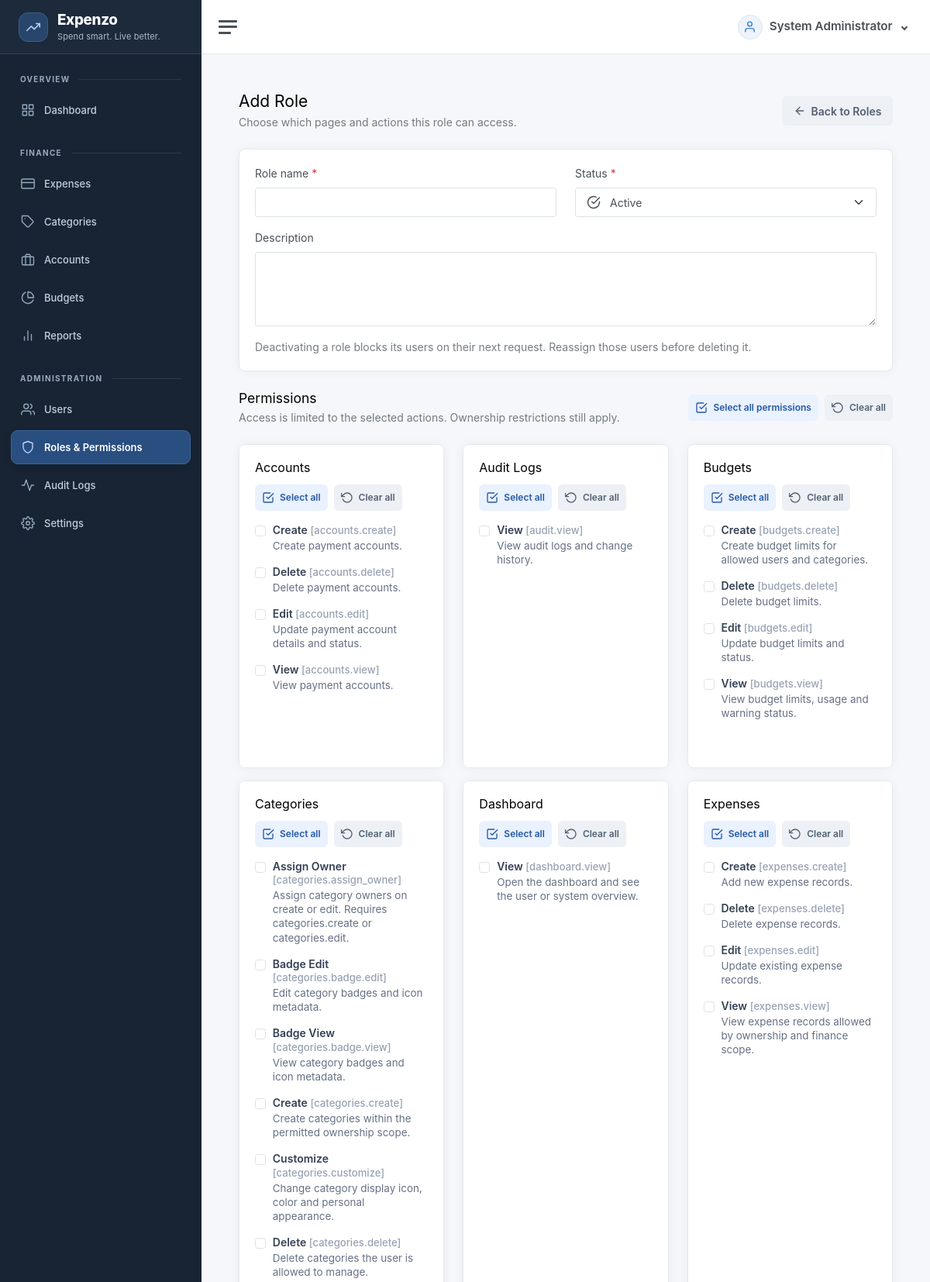
Screenshot of /roles/create (signed in, upper part) with the database file from the repository.
### tables this page shows
CREATE TABLE users (
  id BIGINT UNSIGNED AUTO_INCREMENT PRIMARY KEY,
  name VARCHAR(120) NOT NULL,
  email VARCHAR(190) NOT NULL UNIQUE,
  password_hash VARCHAR(255) NOT NULL,
  status ENUM('active','inactive') NOT NULL DEFAULT 'active',
  created_at DATETIME NOT NULL DEFAULT CURRENT_TIMESTAMP,
  updated_at DATETIME NOT NULL DEFAULT CURRENT_TIMESTAMP ON UPDATE CURRENT_TIMESTAMP,
  INDEX idx_users_status(status)
);

CREATE TABLE permissions (
  id INT UNSIGNED AUTO_INCREMENT PRIMARY KEY,
  name VARCHAR(120) NOT NULL UNIQUE,
  description VARCHAR(255) NOT NULL DEFAULT '',
  created_at DATETIME NOT NULL DEFAULT CURRENT_TIMESTAMP
);

### resources/views/roles/_form.php (the view, shortened to what the rows shown need)
<?php
$system = !empty($record['is_system']);
$moduleLabels = ['dashboard'=>'Dashboard','expenses'=>'Expenses','categories'=>'Categories','accounts'=>'Accounts','budgets'=>'Budgets','reports'=>'Reports','users'=>'Users','roles'=>'Roles','permissions'=>'Permission Administration','settings'=>'Settings','audit'=>'Audit Logs','finance'=>'Finance Visibility'];
?>
<div class="role-form">
<?php require dirname(__DIR__).'/partials/page-header.php'; ?>
<form method="post" action="<?=e(url($editing ? 'roles/'.$record['id'].'/update' : 'roles'))?>" data-permissions-form >
<div class="card"><div class="card-body">
<div class="row">
<?php
$fields = [
    'name' => ['label'=>'Role name','required'=>true,'maxlength'=>80],
    'status' => ['label'=>'Status','type'=>'select','options'=>['active'=>'Active','inactive'=>'Inactive'],'default'=>'active','required'=>true],
    'description' => ['label'=>'Description','type'=>'textarea','wide'=>true],
];
require dirname(__DIR__).'/partials/form-fields.php';
?>
</div>
<?php if ($system): ?><p class="text-muted mb-0">Only Super Admin can update the permissions of this system role.</p><?php else: ?><p class="text-muted mb-0">Deactivating a role blocks its users on their next request. Reassign those users before deleting it.</p><?php endif; ?>
</div></div>
<div class="page-header"><div><h2 class="h4 mb-1">Permissions</h2><p class="text-muted mb-0">Access is limited to the selected actions. Ownership restrictions still apply.</p></div>
<div class="permission-tools"><button type="button" class="action-button action-button--primary btn btn-sm btn-outline-primary" data-permission-action="all"><i data-feather="check-square" aria-hidden="true"></i>Select all permissions</button><button type="button" class="action-button action-button--neutral btn btn-sm btn-outline-secondary" data-permission-action="none"><i data-feather="rotate-ccw" aria-hidden="true"></i>Clear all</button></div></div>
<div class="row">
<?php foreach ($groups as $group => $permissions): ?>
<div class="col-md-6 col-xl-4 mb-3"><fieldset class="card h-100 permission-group" data-permission-group>
<div class="card-body">
<legend class="h5"><?=e($moduleLabels[$group] ?? ucwords(str_replace('_',' ',$group)))?></legend>
<div class="permission-tools mb-3"><button type="button" class="action-button action-button--primary btn btn-sm btn-outline-primary" data-permission-action="group-all"><i data-feather="check-square" aria-hidden="true"></i>Select all</button><button type="button" class="action-button action-button--neutral btn btn-sm btn-outline-secondary" data-permission-action="group-none"><i data-feather="rotate-ccw" aria-hidden="true"></i>Clear all</button></div>
<?php foreach ($permissions as $permission):
$action = substr($permission['name'], strpos($permission['name'], '.') + 1);
$label = ucwords(str_replace(['.','_'], ' ', $action));
?>
<div class="form-check permission-check mb-3">
<input class="form-check-input" type="checkbox" name="permissions[]" id="permission-<?=e($permission['id'])?>" value="<?=e($permission['id'])?>" <?=checked(in_array((int)$permission['id'], $selectedPermissions, true))?> <?=$permission['grantable'] ? '' : 'disabled'?>>
<label class="form-check-label permission-check-label" for="permission-<?=e($permission['id'])?>"><span class="permission-check-title"><?=e($label)?> <span class="permission-check-code">[<?=e($permission['name'])?>]</span></span><small class="permission-check-description"><?=e($permission['description'] ?? '')?><?=$permission['grantable'] ? '' : ' · Not assignable by you'?></small></label>
</div>
<?php endforeach; ?>
</div></fieldset></div>
<?php endforeach; ?>
</div>
</form>
</div>

### resources/views/partials/form-fields.php (shortened to what the rows shown need)
<?php foreach ($fields as $name => $field):
    $type = $field['type'] ?? 'text';
    $value = $type === 'password' ? '' : old($name, $record[$name] ?? $field['default'] ?? '');
    $error = $errors[$name] ?? null;
?>
<div class="<?=!empty($field['wide']) ? 'col-12' : 'col-md-6'?> mb-3">
    <label for="<?=e($name)?>" class="form-label"><?=e($field['label'])?><?php if (!empty($field['required'])): ?> <span class="text-danger" aria-hidden="true">*</span><?php endif; ?></label>
    <?php if ($type === 'icon'): ?>
    <select id="<?=e($name)?>" name="<?=e($name)?>" data-icon-picker class="form-select <?=$error ? 'is-invalid' : ''?>" <?=!empty($field['required']) ? 'required' : ''?> <?=$error ? 'aria-invalid="true" aria-describedby="'.e($name).'-error"' : ''?>>
        <option value="<?=e($value)?>" selected><?=e($value)?></option>
    </select>
    <?php elseif ($type === 'select'): ?>
        <?php foreach ($field['options'] as $optionValue => $option):
            $label = is_array($option) ? ($option['label'] ?? $optionValue) : $option;
            $icon = is_array($option) ? ($option['icon'] ?? null) : null;
        ?><option value="<?=e($optionValue)?>" <?=$icon ? 'data-icon="'.e($icon).'"' : ''?> <?=selected($value, $optionValue)?>><?=e($label)?></option><?php endforeach; ?>
    <?php elseif ($type === 'textarea'): ?>
    <textarea id="<?=e($name)?>" name="<?=e($name)?>" class="form-control <?=$error ? 'is-invalid' : ''?>" rows="4" maxlength="16000" <?=$error ? 'aria-invalid="true" aria-describedby="'.e($name).'-error"' : ''?>><?=e($value)?></textarea>
    <?php else: ?>
    <input id="<?=e($name)?>" name="<?=e($name)?>" type="<?=e($type)?>" value="<?=e($value)?>" class="form-control <?=$error ? 'is-invalid' : ''?>" <?=!empty($field['required']) ? 'required' : ''?> <?=$type === 'password' ? 'data-password-toggle' : ''?>
        <?php foreach (['min', 'max', 'step', 'maxlength', 'minlength', 'autocomplete'] as $attr): if (isset($field[$attr])): ?> <?=e($attr)?>="<?=e($field[$attr])?>"<?php endif; endforeach; ?>
        <?=$error ? 'aria-invalid="true" aria-describedby="'.e($name).'-error"' : ''?>>
    <?php endif; ?>
</div>
<?php endforeach; ?>

### app/Core/Router.php (shortened to what the rows shown need)
<?php
final class Router { private array $routes=[];
 private function add(string $method,string $path,string $handler):void{$this->routes[] = compact('method','path','handler');}
 public function dispatch(Request $request):void{foreach($this->routes as $r){if($r['method']!==$request->method())continue;$pattern=preg_replace('#\\{([a-zA-Z_][a-zA-Z0-9_]*)\\}#','(?P<$1>[^/]+)',str_replace('/','\/',$r['path']));if(preg_match('#^'.$pattern.'$#',$request->path(),$m)){[$class,$method]=explode('@',$r['handler']);$controller=new $class();$params=[];foreach($m as $k=>$v)if(!is_int($k))$params[]=$v; $controller->$method($request,...$params);return;}} Response::status(404); View::render('errors/404',[], 'app');}
}

### resources/views/layouts/app.php (shortened to what the rows shown need)
<?php
$sidebarPath = rtrim((new \App\Core\Request())->path(), '/') ?: '/';
$navigation = [
    'Overview' => ['dashboard' => ['Dashboard', 'grid', 'dashboard.view']],
    'Finance' => [
        'expenses' => ['Expenses', 'credit-card', 'expenses.view'],
        'categories' => ['Categories', 'tag', 'categories.view'],
        'accounts' => ['Accounts', 'briefcase', 'accounts.view'],
        'budgets' => ['Budgets', 'pie-chart', 'budgets.view'],
        'reports' => ['Reports', 'bar-chart-2', 'reports.view'],
    ],
    'Administration' => [
        'users' => ['Users', 'users', 'users.view'],
        'roles' => ['Roles & Permissions', 'shield', 'roles.view'],
        'audit-logs' => ['Audit Logs', 'activity', 'audit.view'],
        'settings' => ['Settings', 'settings', 'settings.view'],
    ],
];
$currentUser = auth_user() ?? [];
$currentUserName = $currentUser['name'] ?? 'User';
?>
<!doctype html>
<html lang="en">
<head>
    <link href="<?= asset('app.css') ?>" rel="stylesheet">
    <link href="<?= asset('crud.css') ?>" rel="stylesheet">
</head>
<body class="app-shell">
    <div class="wrapper">
        <nav id="sidebar" class="sidebar js-sidebar" aria-label="Main navigation">
            <div class="sidebar-content js-simplebar">
                <a aria-label="<?= e(APP_NAME) ?> home" class="sidebar-brand app-sidebar-brand" href="<?= e(url(landing_path())) ?>"><span class="sidebar-brand-mark"><i data-feather="trending-up" aria-hidden="true"></i></span><span class="align-middle brand-mini"><span><?= e(APP_NAME) ?></span><span class="sidebar-brand-tagline">Spend smart. Live better.</span></span></a>
                <ul class="sidebar-nav">
                    <?php foreach ($navigation as $group => $items):
                        $visible = array_filter($items, static fn(array $item): bool => can($item[2]));
                        ?>
                        <li class="sidebar-header"><?= e($group) ?></li>
                        <?php foreach ($visible as $section => [$label, $icon, $permission]):
                            $active = $sidebarPath === '/' . $section || str_starts_with($sidebarPath, '/' . $section . '/') || ($section === 'dashboard' && $sidebarPath === '/');
                            ?>
                            <li class="sidebar-item <?= $active ? 'active' : '' ?>"><a class="sidebar-link" aria-label="<?= e($label) ?>"
                                    href="<?= e(url($section)) ?>" <?= $active ? 'aria-current="page"' : '' ?>><i aria-hidden="true" class="align-middle" data-feather="<?= e($icon) ?>"></i><span
                                        class="align-middle"><?= e($label) ?></span></a></li>
                        <?php endforeach; endforeach; ?>
                </ul>
            </div>
        </nav>
        <div class="main">
            <nav class="navbar navbar-expand navbar-light navbar-bg">
                <a class="sidebar-toggle app-sidebar-toggle" role="button" tabindex="0" aria-label="Toggle navigation" aria-controls="sidebar" aria-expanded="true"><i
                        class="hamburger align-self-center"></i></a>
                <div class="navbar-collapse collapse">
                    <ul class="navbar-nav navbar-align">
                        <li class="nav-item dropdown">
                            <a class="nav-link user-menu-toggle dropdown-toggle" href="#" data-bs-toggle="dropdown"
                                aria-expanded="false">
                                <span class="user-menu-avatar"><i data-feather="user"></i></span>
                                <span class="user-menu-name"><?= e($currentUserName) ?></span>
                            </a>
                        </li>
                    </ul>
                </div>
            </nav>
            <main class="content">
                <div class="container-fluid p-0">
                    <?= $content ?>
                </div>
            </main>
        </div>
    </div>
</body>
</html>

### rows the page displays
users: name "System Administrator", label "Status"
permissions: name "Create", name "accounts.create", description "Create payment accounts."
permissions: name "Delete", name "accounts.delete", description "Delete payment accounts."
permissions: name "Edit", name "accounts.edit", description "Update payment account details and status."
permissions: name "View", name "accounts.view", description "View payment accounts."
permissions: name "View", name "audit.view", description "View audit logs and change history."
permissions: name "Create", name "budgets.create", description "Create budget limits for allowed users and categories."
permissions: name "Delete", name "budgets.delete", description "Delete budget limits."
permissions: name "Edit", name "budgets.edit", description "Update budget limits and status."
permissions: name "View", name "budgets.view", description "View budget limits, usage and warning status."
permissions: name "Assign Owner", name "categories.assign_owner", description "Assign category owners on create or edit. Requires categories.create or categories.edit."
permissions: name "Badge Edit", name "categories.badge.edit", description "Edit category badges and icon metadata."
permissions: name "Badge View", name "categories.badge.view", description "View category badges and icon metadata."
permissions: name "Create", name "categories.create", description "Create categories within the permitted ownership scope."
permissions: name "Customize", name "categories.customize", description "Change category display icon, color and personal appearance."
permissions: name "Delete", name "categories.delete", description "Delete categories the user is allowed to manage."
permissions: name "View", name "dashboard.view", description "Open the dashboard and see the user or system overview."
permissions: name "Create", name "expenses.create", description "Add new expense records."
permissions: name "Delete", name "expenses.delete", description "Delete expense records."
permissions: name "Edit", name "expenses.edit", description "Update existing expense records."
permissions: name "View", name "expenses.view", description "View expense records allowed by ownership and finance scope."

### other values shown
$group "OVERVIEW"
$label "Dashboard"
$group "FINANCE"
$label "Expenses"
$label "Categories"
$label "Accounts"
$label "Budgets"
$label "Reports"
$group "ADMINISTRATION"
$label "Users"
$label "Roles & Permissions"
$label "Audit Logs"
$label "Settings"
$field['label'] "Role name"
$field['label'] "Description"
